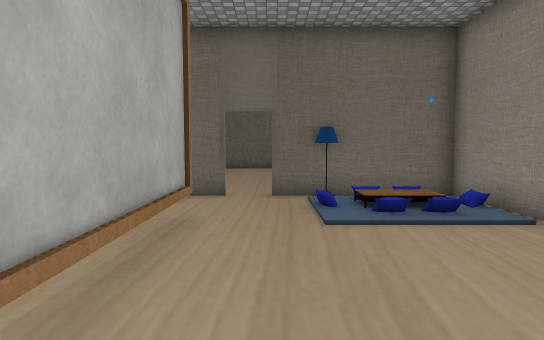
View 1 (above)

12 first-person views from a walk through a Unity game level. The camera is 1.5 m above the floor, tilts 4° down and sees 75° across. Doors are open. The floor is counted in squares, 1 m on a side. Each view is taken from the middle of a square. On the plan, view 1 faces up. The plan holds only what a view shows up to about 16 squares ahead; the rest is blank. The place goes on beyond the plan. The player is left out. Some animated figures are not drawn. Some surface patterns are stand-ins.

View 2
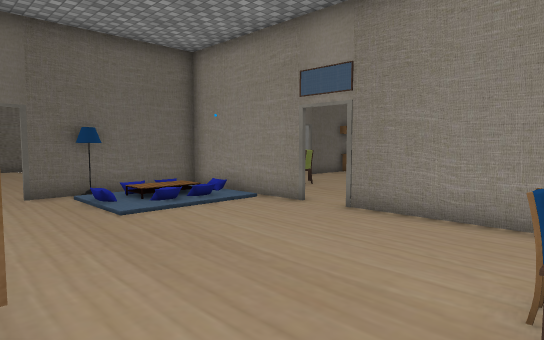

View 3
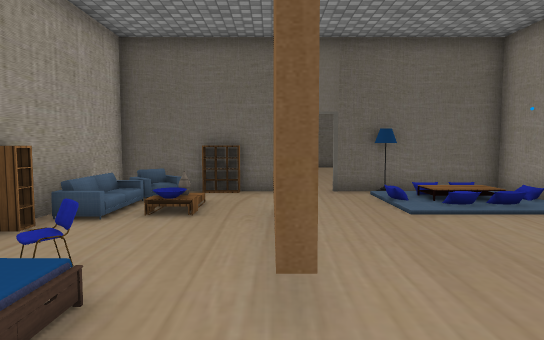

View 4
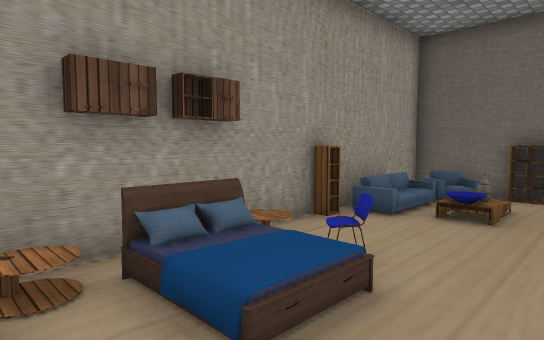

View 5
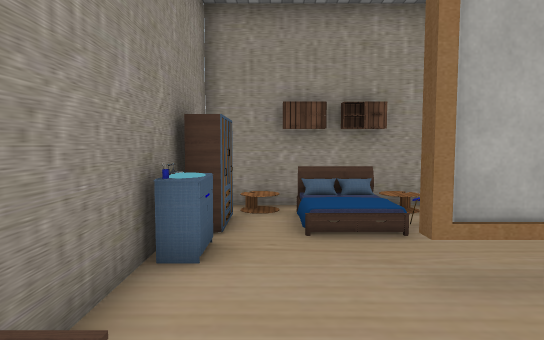

View 6
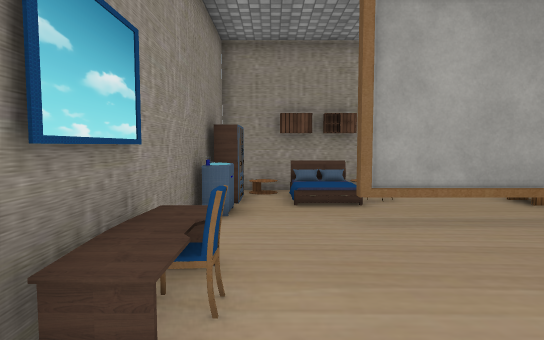

View 7
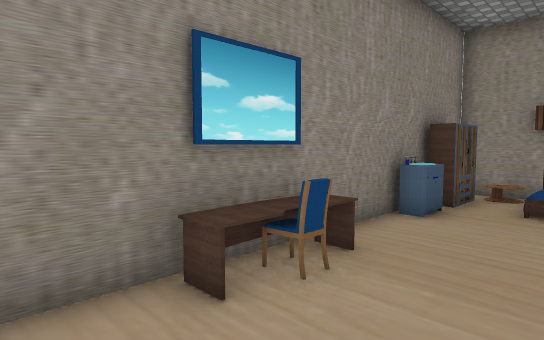

View 8
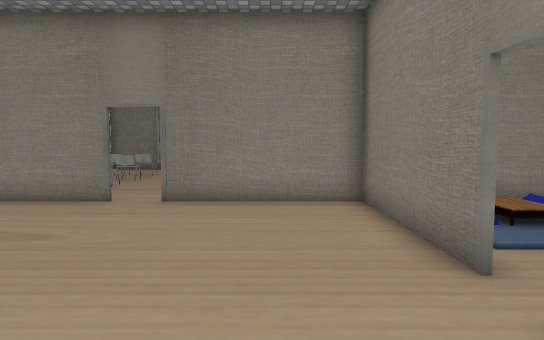

View 9
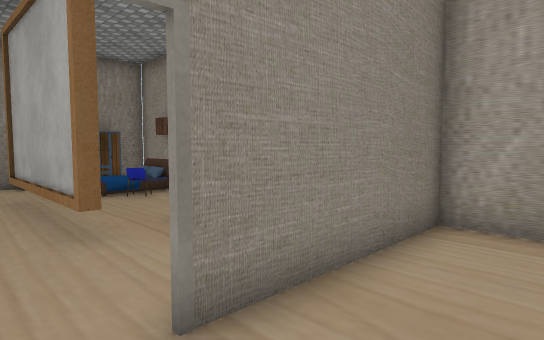

View 10
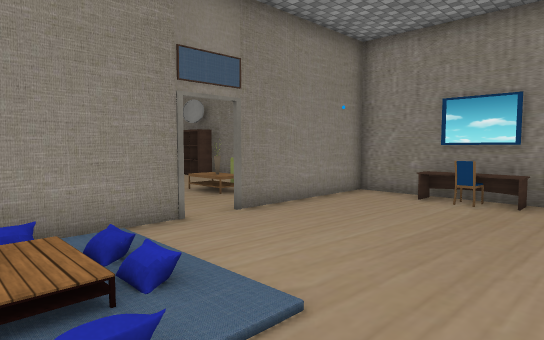

View 11
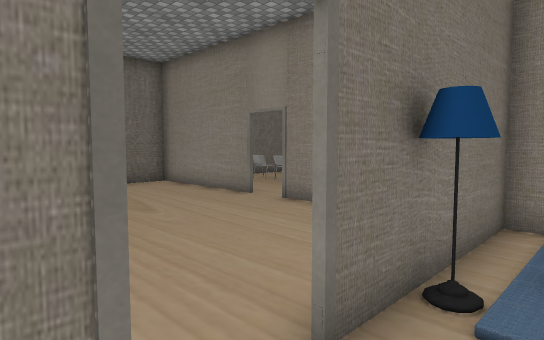

View 12
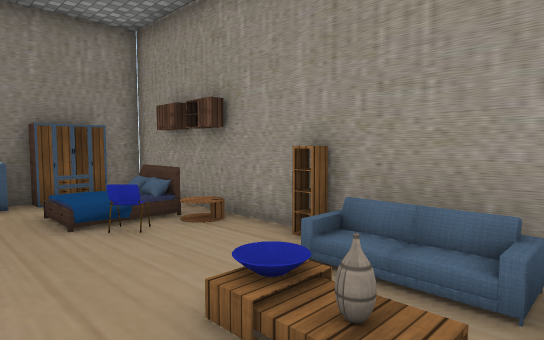

### Floor plan
Key: @ floor where view 1 was taken; # wall or solid block; . main floor; : floor 0.5 m higher than the main floor; / step, stairs or slope; D open door; T table; H thing the floor can be seen under or through; C chair; A vase; B bed; I cabinet; S sink; O other object.
Columns run from 7 left of view 1 to 6 right of it. Each row starts with its distance up from view 1.
 23            ##
 22            .#
 21           ..#
 20           ..#
 19          ...#
 18         ....#
 17         ....D
 16       ......D
 15      .......#
 14      .......#
 13    .........#
 12 #...........#
 11 #.....DD....#
 10 ##C###D#TT###
  9 #........   #
  8 #O.A.....   #
  7 #O.O.H....//#
  6 #O...H......#
  5 #....H......D
  4 #....H......D
  3 #O/C.H......##
  2 #B//.H.......#
  1 #/:/.........#
  0 #O.....@.....#
 -1 #.IIS...TCT..#
 -2 ##############

Where each view was taken, in squares from view 1:
view 1: 0 up, 0 right, facing up
view 2: 1 down, 2 left, facing up-right
view 3: 1 down, 2 left, facing up
view 4: 1 down, 2 left, facing up-left
view 5: 0 up, 2 right, facing left
view 6: 0 up, 5 right, facing left
view 7: 2 up, 5 right, facing down-left
view 8: 13 up, 4 left, facing right
view 9: 13 up, 0 right, facing down-left
view 10: 9 up, 1 left, facing down-right
view 11: 9 up, 2 left, facing up-right
view 12: 9 up, 2 left, facing down-left
